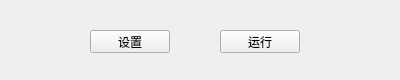
<?xml version="1.0" encoding="UTF-8"?>
<ui version="4.0">
 <class>Dialog</class>
 <widget class="QDialog" name="Dialog">
  <property name="geometry">
   <rect>
    <x>0</x>
    <y>0</y>
    <width>400</width>
    <height>80</height>
   </rect>
  </property>
  <property name="minimumSize">
   <size>
    <width>400</width>
    <height>80</height>
   </size>
  </property>
  <property name="maximumSize">
   <size>
    <width>400</width>
    <height>80</height>
   </size>
  </property>
  <property name="windowTitle">
   <string>737+SETE7彩金赠送分析表采集定时任务</string>
  </property>
  <widget class="QPushButton" name="btnRun">
   <property name="geometry">
    <rect>
     <x>220</x>
     <y>30</y>
     <width>80</width>
     <height>23</height>
    </rect>
   </property>
   <property name="text">
    <string>运行</string>
   </property>
   <property name="autoDefault">
    <bool>false</bool>
   </property>
  </widget>
  <widget class="QPushButton" name="btnSetting">
   <property name="geometry">
    <rect>
     <x>90</x>
     <y>30</y>
     <width>80</width>
     <height>23</height>
    </rect>
   </property>
   <property name="text">
    <string>设置</string>
   </property>
   <property name="autoDefault">
    <bool>false</bool>
   </property>
  </widget>
 </widget>
 <resources/>
 <connections/>
</ui>
